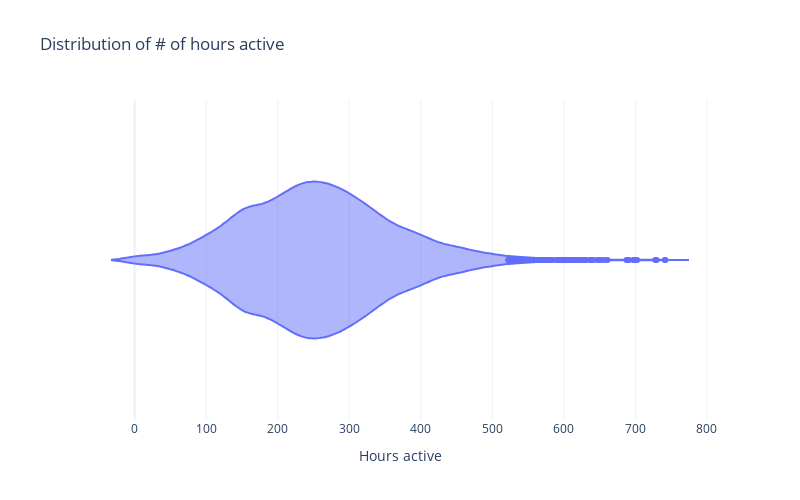

Notebook cell for this chart:
### Markdown cell above
Только треть игроков прошла уровень через заверешение проекта. Большинство игроков безжалостно уничтожили своих соперников.

Посмотрим на время, которое пользователи провели в игре.

### Code cell
df_temp = (
    pd.pivot_table(
        data=df_actions,
        index='user_id',
        values='event_datetime',
        aggfunc=['min', 'max'],
    )
    .reset_index()
    .droplevel(level=1, axis=1)
    .rename_axis('index', axis=1)
    .set_axis(['user_id', 'start_datetime', 'end_datetime'], axis=1)
    .assign(
        hours_active = lambda df: (df.end_datetime - df.start_datetime).dt.total_seconds() / 60 / 60
    )
)

fig = px.violin(
    df_temp,
    x='hours_active',
    # spanmode='hard',
    title='Distribution of # of hours active',
    labels=dict(hours_active='Hours active'),
    width=FIG_WIDTH * 100,
    height=FIG_HEIGHT * 100,
    template='plotly_white',
)
fig.show()

display(round(df_temp.describe().T, 1))

### Figure 1 — Plotly figure (JSON) as saved in the notebook; plotly's stock layout.template omitted (floating-point values rounded to 4 significant figures; data arrays with more than 128 entries replaced by an {"elided": "..."} marker saying what was removed)
{"data": [{"alignmentgroup": "True", "box": {"visible": false}, "hovertemplate": "Hours active=%{x}<extra></extra>", "legendgroup": "", "marker": {"color": "#636efa"}, "name": "", "offsetgroup": "", "orientation": "h", "scalegroup": "True", "showlegend": false, "type": "violin", "x": {"elided": "13576 float values"}, "x0": " ", "xaxis": "x", "y0": " ", "yaxis": "y"}], "layout": {"height": 500, "legend": {"tracegroupgap": 0}, "title": {"text": "Distribution of # of hours active"}, "violinmode": "group", "width": 800, "xaxis": {"anchor": "y", "domain": [0, 1], "title": {"text": "Hours active"}}, "yaxis": {"anchor": "x", "domain": [0, 1]}}}
